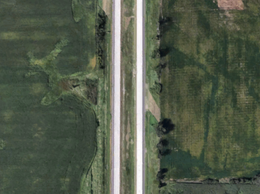
%> input picture Segmentation/RoadPic.png, 260 x 194 px, shrunk from 968 x 723 before the run
$ octave --eval "result = edgeSegmenting('RoadPic.png');"   (GNU Octave 9; MATLAB toolbox functions it lacks are replaced by stand-ins)
%> lines starting %> are read from the running program, lines starting %| are printed output that depends on the picture; in (x1, y1, x2, y2) boxes, pixels count from 0 and x2, y2 are one past the last pixel; in counts of white or black regions, pixels touching at a corner belong together; the program's own positions count from 1
function [ Comps ] = edgeSegmenting( imageFile )
%> called with imageFile = 'RoadPic.png'
% Basic segmentation method which does not sharpen or
% blur image. It finds the edges, dilates, and removes
% small components.

%Read file, keep original and gaussian blurred.
rgb = imread(imageFile);
%> rgb is the input picture: size 194x260x3 uint8; mean R, G, B 83.8, 92.7, 75.5
rgbblur = imgaussfilt(rgb,1.1);

%%%% 'I' builds the edges to seperate intersecting roads.

%flipped grayscale
I = rgb2gray(rgbblur);
I = imcomplement(I);
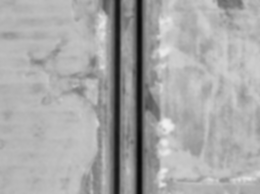
%> I: size 194x260 uint8; min 7, max 240, mean 166.9

%find edges (white) with Canny and thicken, parameters adjusted empirically.
I = edge(I, 'Canny', [0.05, 0.3]);
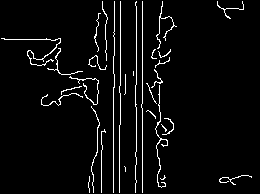
%> I: size 194x260 logical; 4.3% white in thin lines or dots
I = bwmorph(I, 'thicken', 1.1);
%> I: size 194x260 logical; 10.1% white; 189 white regions (126 under 20 px), largest, box (x1, y1, x2, y2) and area: (112, 75, 116, 194) 355, (141, 0, 144, 104) 308, (119, 0, 122, 86) 254

%fattens edges and connectes small gaps by dilating and coroding using
%squares for structure element (5x5 pixels), then shrinks the edges back to
%lines. Complement to make edges black (value zero).
se = strel('square', 5);   %25
I = imclose(I, se);
%> I: size 194x260 logical; 16.3% white; 5 white regions, box (x1, y1, x2, y2) and area: (132, 0, 178, 194) 3366, (87, 0, 127, 194) 2451, (0, 37, 107, 194) 2049, (218, 174, 253, 186) 184, (216, 0, 245, 20) 158
I = bwmorph(I, 'shrink', Inf);
%> I: size 194x260 logical; 0.93% white in thin lines or dots, all inside (x1, y1, x2, y2) = (31, 6, 236, 179)
I = imcomplement(I);

% J is going to segment regions into road-like objects and value -> 0 for
% things that aren't

J = zeros(size(rgb(:,:,1)));
%> J: size 194x260 double; every value is 0
ss = size(J);
%> ss = [194 260]
for i = 1:ss(1)
    for j = 1:ss(2)
        J(i,j) = blackedOut(rgbblur(i,j,1), rgbblur(i,j,2),rgbblur(i,j,3));
    end
end
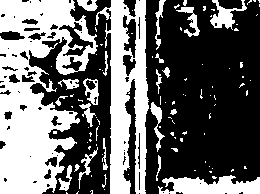
%> J: size 194x260 double; values 0 (black) and 1 (white), 40.9% white; 102 white regions (79 under 20 px), largest, box (x1, y1, x2, y2) and area: (0, 0, 98, 194) 10882, (95, 0, 149, 194) 5535, (158, 175, 260, 194) 1332

%H is componentwise multiplication, zeros out edges from I!

H = I .* J;
%> H: size 194x260 double; values 0 (black) and 1 (white), 40.5% white; 110 white regions (86 under 20 px), largest, box (x1, y1, x2, y2) and area: (0, 0, 97, 194) 10867, (95, 0, 149, 194) 5460, (158, 175, 260, 194) 1332

% LB = 3000;
% UB = 160000;
% Hfilt = xor(bwareaopen(H,LB),  bwareaopen(H,UB));

Hfilt = bwareaopen(H,1000, 4);
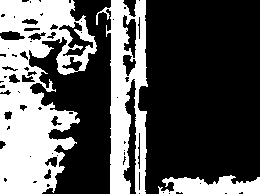
%> Hfilt: size 194x260 logical; 34.6% white; 3 white regions, box (x1, y1, x2, y2) and area: (0, 0, 97, 194) 10848, (96, 0, 148, 194) 5264, (158, 175, 260, 194) 1332

ccFilt= bwconncomp(Hfilt, 4);
%> ccFilt = 3 connected components
labelFilt = labelmatrix(ccFilt);
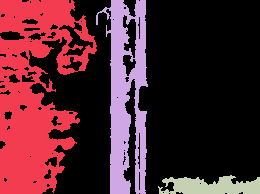
%> labelFilt: size 194x260 uint8; 4 distinct labels, from 0 to 3; one colour per label, 0 black
roadsFilt = label2rgb(labelFilt, 'lines', 'w', 'shuffle');
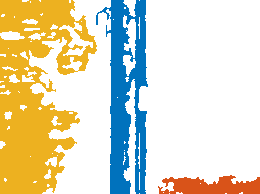
%> roadsFilt: size 194x260x3 uint8; mean R, G, B 223.5, 219, 194.1

figure
imshowpair(rgb, roadsFilt, 'montage')
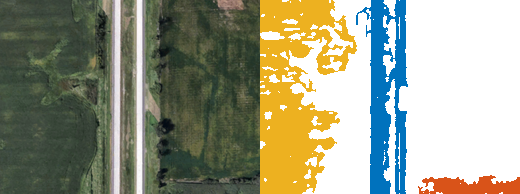
%> displayed picture: size 194x520x3, on the screen's scale of 0 to 255; mean R, G, B 152.3, 154.5, 133.4

Comps = ccFilt
%> Comps = 3 connected components

% [7 lines of commented-out code are left out]
end


function z = blackedOut(a,b,c)
if max([abs(a-b), abs(b-c), abs(c-a)]) > 20  %17
    z = 0;
elseif max([a,b,c]) > 245  %68
    z = 0;
elseif min([a,b,c]) < 60 %110 %235  %170
    z = 0;
else
    z = 1;
end
end

$ run again, on Segmentation/1001.png
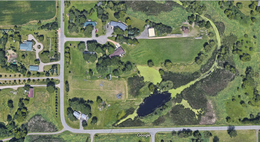
%> input picture Segmentation/1001.png, 260 x 142 px, shrunk from 1220 x 666 before the run
%> in edgeSegmenting, rgb is the input picture: size 142x260x3 uint8; mean R, G, B 112.7, 124.1, 94.2
%> in edgeSegmenting, `I = edge(I, 'Canny', [0.05, 0.3]);`:
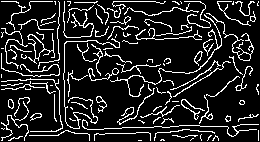
%> I: size 142x260 logical; 14.3% white in thin lines or dots
%> H: size 142x260 double; values 0 (black) and 1 (white), 25.8% white; 144 white regions (110 under 20 px), largest, box (x1, y1, x2, y2) and area: (0, 0, 202, 142) 3294, (148, 44, 238, 125) 1696, (95, 0, 175, 22) 664
%> Hfilt: size 142x260 logical; 3% white; 1 white region, box (x1, y1, x2, y2) and area: (176, 64, 238, 113) 1118
%> ccFilt = 1 connected component
%> in edgeSegmenting, `imshowpair(rgb, roadsFilt, 'montage')`:
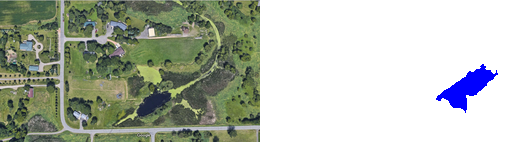
%> displayed picture: size 142x520x3, on the screen's scale of 0 to 255; mean R, G, B 178.6, 184.4, 173
